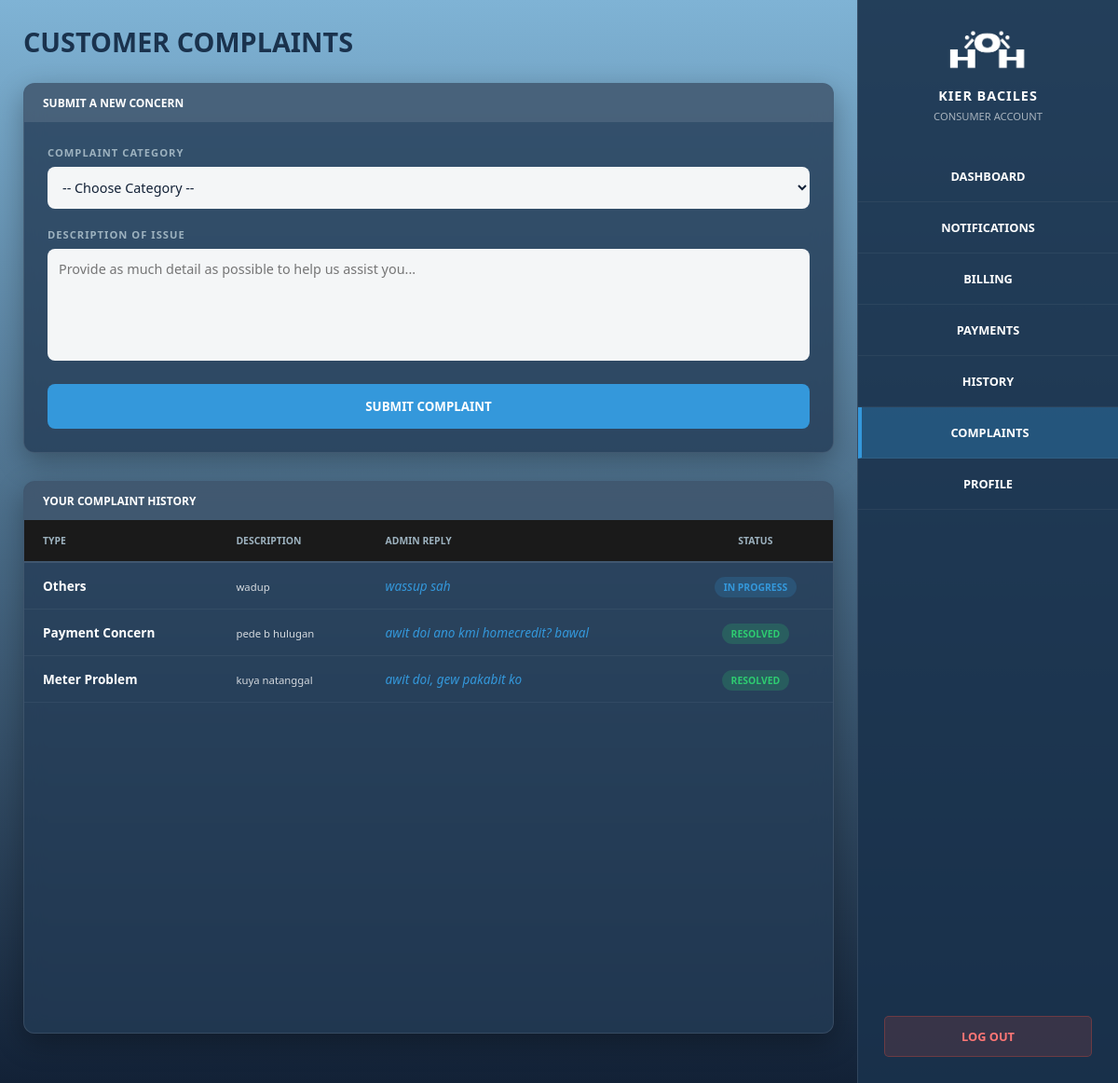
The app's page /user_complaints.php (signed in) with its own data.
### tables this page shows
CREATE TABLE `complaints` (
  `id` int(11) NOT NULL,
  `user_id` int(11) DEFAULT NULL,
  `subject` varchar(150) DEFAULT NULL,
  `message` text DEFAULT NULL,
  `reply` text DEFAULT NULL,
  `status` enum('open','in_progress','resolved') DEFAULT 'open',
  `created_at` timestamp NOT NULL DEFAULT current_timestamp(),
  `replied_at` datetime DEFAULT NULL
);

CREATE TABLE `users` (
  `id` int(11) NOT NULL,
  `first_name` varchar(50) DEFAULT NULL,
  `last_name` varchar(50) DEFAULT NULL,
  `email` varchar(100) DEFAULT NULL,
  `contact_no` varchar(20) DEFAULT NULL,
  `password` varchar(255) DEFAULT NULL,
  `role` enum('user','admin','accountant','agent') DEFAULT 'user',
  `meter_number` varchar(50) DEFAULT NULL,
  `barangay` varchar(100) DEFAULT NULL,
  `street` varchar(100) DEFAULT NULL,
  `status` enum('active','inactive') DEFAULT 'active',
  `created_at` timestamp NOT NULL DEFAULT current_timestamp(),
  `user_code` varchar(50) DEFAULT NULL,
  `avatar` varchar(255) DEFAULT 'default.png'
);

### user_complaints.php (the view, shortened to what this page needs)
<?php
include "db.php";
$user_id = $_SESSION['user_id'];
$user = $conn->query("SELECT * FROM users WHERE id='$user_id'")->fetch_assoc();
$complaints = $conn->query("
    SELECT * FROM complaints
    WHERE user_id='$user_id'
    ORDER BY created_at DESC
");
?>
<!DOCTYPE html>
<html lang="en">
<head>
    <link rel="stylesheet" href="styles/user_complaints.css">
</head>
<body id="mainBody">
    <div class="main-content">
        <div class="header-row">
            <h1>CUSTOMER COMPLAINTS</h1>
        </div>
        <div class="glass-panel">
            <div class="panel-title-bar">Submit a New Concern</div>
            <div class="content-area">
                <form method="POST" action="user_complaints.php">
                    <label>Complaint Category</label>
                    <select name="complaint_type" required>
                        <option value="">-- Choose Category --</option>
                    </select>
                    <label>Description of Issue</label>
                    <textarea name="description" placeholder="Provide as much detail as possible to help us assist you..." required></textarea>
                    <button type="submit" name="submit_complaint" class="submit-btn">SUBMIT COMPLAINT</button>
                </form>
            </div>
        </div>
        <div class="glass-panel">
            <div class="panel-title-bar">Your Complaint History</div>
            <div class="table-area">
                <table class="data-table">
                    <thead>
                        <tr>
                            <th>Type</th>
                            <th>Description</th>
                            <th>Admin Reply</th>
                            <th style="text-align:center">Status</th>
                        </tr>
                    </thead>
                    <tbody>
                        <?php while($c = $complaints->fetch_assoc()):
                            $status = $c['status'] ?? 'open';
                        ?>
                        <tr>
                            <td><strong><?php echo $c['complaint_type'] ?? $c['subject'] ?></strong></td>
                            <td><small style="opacity:0.8;"><?php echo $c['description'] ?? $c['message'] ?></small></td>
                            <td>
                                <i style="color: var(--accent-blue);">
                                    <?php echo $c['reply'] ?? "Waiting for response..."; ?>
                                </i>
                            </td>
                            <td style="text-align:center">
                                <span class="status-pill <?php echo $status; ?>">
                                    <?php echo strtoupper(str_replace('_', ' ', $status)); ?>
                                </span>
                            </td>
                        </tr>
                        <?php endwhile; ?>
                    </tbody>
                </table>
            </div>
        </div>
    </div>
    <div class="sidebar-right">
        <img src="assets/logo_name.png" class="side-logo">
        <div class="agent-info">
            <h3><?php echo strtoupper($user['first_name'] . " " . $user['last_name']); ?></h3>
            <p>CONSUMER ACCOUNT</p>
        </div>
        <nav class="nav-menu">
            <a href="user_dashboard.php" class="nav-item">DASHBOARD</a>
            <a href="user_notifications.php" class="nav-item">NOTIFICATIONS</a>
            <a href="user_billing.php" class="nav-item">BILLING</a>
            <a href="user_payments.php" class="nav-item">PAYMENTS</a>
            <a href="user_history.php" class="nav-item">HISTORY</a>
            <a href="user_complaints.php" class="nav-item active">COMPLAINTS</a>
            <a href="profile.php" class="nav-item">PROFILE</a>
        </nav>
        <div class="sidebar-footer">
            <a href="logout.php" class="logout-btn-container">LOG OUT</a>
        </div>
    </div>
</body>
</html>

### styles/user_complaints.css (style rules this page uses)
:root { --navy-dark: #122136; --navy-panel: rgba(36, 59, 85, 0.8); --accent-blue: #3498db; --white: #ffffff; --success: #2ecc71; --danger: #e74c3c; --warning: #f1c40f; --blue-light: #9db2bf; }
* { box-sizing: border-box; font-family: 'Segoe UI', Arial, sans-serif; }
body { margin: 0; background: linear-gradient(to bottom, #7fb3d5, #122136); background-attachment: fixed; height: 100vh; display: flex; overflow: hidden; color: white; opacity: 0; transition: opacity 0.3s ease-in-out; }
body.fade-in { opacity: 1; }
.main-content { flex: 1; padding: 25px; display: block; overflow-y: auto; height: 100vh; color: white; }
.header-row h1 { color: #1a324d; margin: 0 0 25px 0; font-size: 1.8rem; font-weight: 800; }
.glass-panel { display: flex; flex-direction: column; background: var(--navy-panel); border-radius: 12px; border: 1px solid rgba(255, 255, 255, 0.1); backdrop-filter: blur(10px); margin-bottom: 30px; overflow: hidden; box-shadow: 0 10px 30px rgba(0,0,0,0.3); }
.table-area { height: 550px; overflow-y: auto; overflow-x: hidden; border-radius: 0 0 8px 8px; }
.panel-title-bar { background: rgba(255, 255, 255, 0.1); padding: 12px 20px; font-weight: 800; font-size: 0.75rem; text-transform: uppercase; }
.content-area { padding: 25px; }
form label { display: block; font-size: 0.7rem; font-weight: 900; color: var(--blue-light); text-transform: uppercase; margin-bottom: 8px; letter-spacing: 1px; }
select, textarea { width: 100%; padding: 12px; border-radius: 8px; border: none; background: rgba(255, 255, 255, 0.95); color: var(--navy-dark); font-size: 0.9rem; margin-bottom: 20px; outline: none; }
textarea { height: 120px; resize: none; }
.submit-btn { background: var(--accent-blue); color: white; padding: 15px 30px; border: none; border-radius: 8px; font-weight: 800; text-transform: uppercase; cursor: pointer; transition: 0.3s; width: 100%; }
.data-table { width: 100%; border-collapse: collapse; }
.data-table thead th { position: sticky; top: 0; background-color: #1a1a1a; z-index: 10; }
.data-table th { text-align: left; padding: 15px 20px; font-size: 0.65rem; text-transform: uppercase; color: var(--blue-light); border-bottom: 2px solid rgba(255, 255, 255, 0.1); }
.data-table td { padding: 15px 20px; font-size: 0.85rem; border-bottom: 1px solid rgba(255, 255, 255, 0.05); }
.status-pill { padding: 4px 10px; border-radius: 20px; font-size: 0.65rem; font-weight: 800; text-transform: uppercase; }
.resolved { background: rgba(46, 204, 113, 0.2); color: var(--success); }
.in_progress { background: rgba(52, 152, 219, 0.2); color: var(--accent-blue); }
.sidebar-right { width: 280px; background-color: rgba(26, 50, 77, 0.9); height: 100vh; display: flex; flex-direction: column; align-items: center; padding-top: 30px; border-left: 1px solid rgba(255,255,255,0.1); }
.side-logo { width: 100px; margin-bottom: 10px; }
.agent-info { color: white; text-align: center; margin-bottom: 30px; }
.agent-info h3 { margin: 5px 0; font-size: 0.9rem; letter-spacing: 1px; }
.agent-info p { margin: 0; font-size: 0.7rem; opacity: 0.6; text-transform: uppercase; }
.nav-menu { width: 100%; }
.nav-item { display: block; width: 100%; padding: 18px; text-decoration: none; color: white; text-align: center; font-weight: bold; font-size: 0.8rem; border-bottom: 1px solid rgba(255,255,255,0.05); transition: 0.3s; }
.nav-item:hover, .nav-item.active { background-color: rgba(52, 152, 219, 0.3); border-left: 4px solid var(--accent-blue); }
.sidebar-footer { margin-top: auto; padding-bottom: 30px; width: 80%; }
.logout-btn-container { display: block; text-decoration: none; background: rgba(231, 76, 60, 0.15); color: #ff7675; text-align: center; padding: 12px; border-radius: 5px; font-weight: bold; font-size: 0.8rem; border: 1px solid rgba(231, 76, 60, 0.3); transition: 0.3s; }

### records on screen
complaints: subject "Others", message "wadup", reply "wassup sah", status "IN PROGRESS"
complaints: subject "Payment Concern", message "pede b hulugan", reply "awit doi ano kmi homecredit? bawal", status "RESOLVED"
complaints: subject "Meter Problem", message "kuya natanggal", reply "awit doi, gew pakabit ko", status "RESOLVED"
users: first_name+last_name "KIER BACILES"
